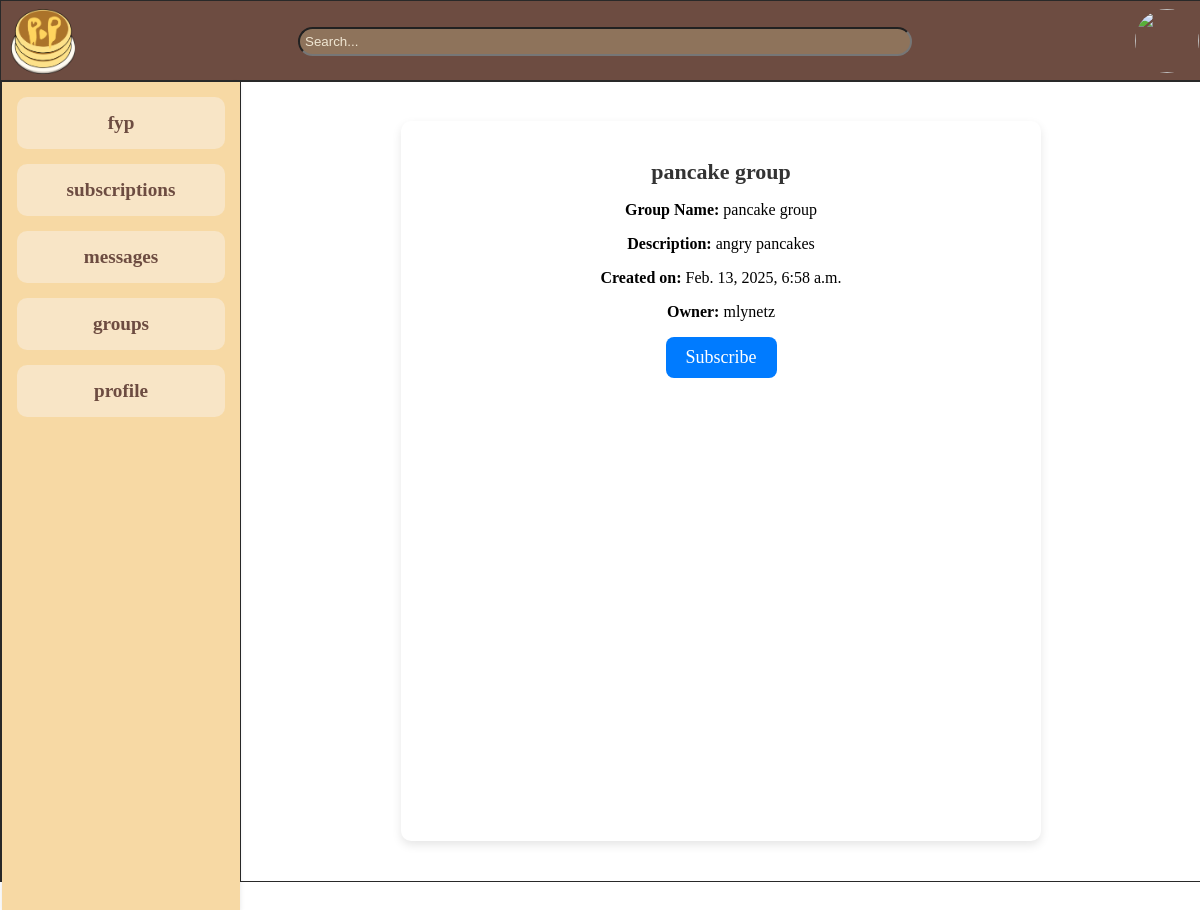
Screenshot of /group/1/ (signed in) with the database file from the repository.
### PanPlate_app/models.py (models this page shows, shortened)
class Group(models.Model):
    name = models.CharField(max_length=255, unique=True)
    description = models.TextField(blank=True, null=True)
    created_at = models.DateTimeField(auto_now_add=True)
    owner = models.ForeignKey(User, on_delete=models.CASCADE, related_name='owned_groups')

### PanPlate_app/views.py (the view)
# urls.py: path('group/<int:pk>/', views.GroupDetailView.as_view(), name='group-detail'),
class GroupDetailView(DetailView):
    model = Group
    template_name = 'PanPlate_app/group_detail.html'
    context_object_name = 'group'
    def get_context_data(self, **kwargs):
        context = super().get_context_data(**kwargs)
        group = context['group']
        is_member = GroupMember.objects.filter(group=group, user=self.request.user).exists()
        context['is_member'] = is_member
        context['is_subscribed'] = is_member  # Assuming subscription status is tied to group membership
        return context

### templates/PanPlate_app/group_detail.html (shortened to what this page needs)
{% extends 'base.html' %}
{% load static %}
{% block content %}
    <link rel="stylesheet" href="{% static 'css/group.css' %}">
    <div class="group-container">
        <h2 class="group-title">{{ group.name }}</h2>
        <div class="group-info">
            <p><strong>Group Name:</strong> {{ group.name }}</p>
            <p><strong>Description:</strong> {{ group.description }}</p>
            <p><strong>Created on:</strong> {{ group.created_at }}</p>
            <p><strong>Owner:</strong> {{ group.owner.username }}</p>
        </div>
        <a href="{% url 'toggle-subscription' group_id=group.id %}" class="subscr_link"
           id="subscribe-btn"
           data-subscribed="{{ subscribed|yesno:'true,false' }}">
        </a>
    </div>
{% endblock %}

### static/css/base.css (style rules this page uses)
body { margin: 0%; width: 100%; height: 100vh; overflow: hidden }

### static/css/group.css (style rules this page uses)
.group-container { width: 100%; max-width: 600px; margin: 40px auto; padding: 20px; background: #ffffff; border-radius: 10px; box-shadow: 0px 4px 10px rgba(0, 0, 0, 0.1); text-align: center; }
.group-title { color: #333; font-size: 22px; margin-bottom: 15px; }
.subscr_link { display: inline-block; padding: 10px 20px; background-color: #007bff; color: white; text-decoration: none; font-size: 18px; border-radius: 8px; transition: background-color 0.3s ease, color 0.3s ease; cursor: pointer; }

### rows the page displays
Group: name "pancake group", description "angry pancakes", created_at "Feb. 13, 2025, 6:58 a.m.", owner.username "mlynetz"
